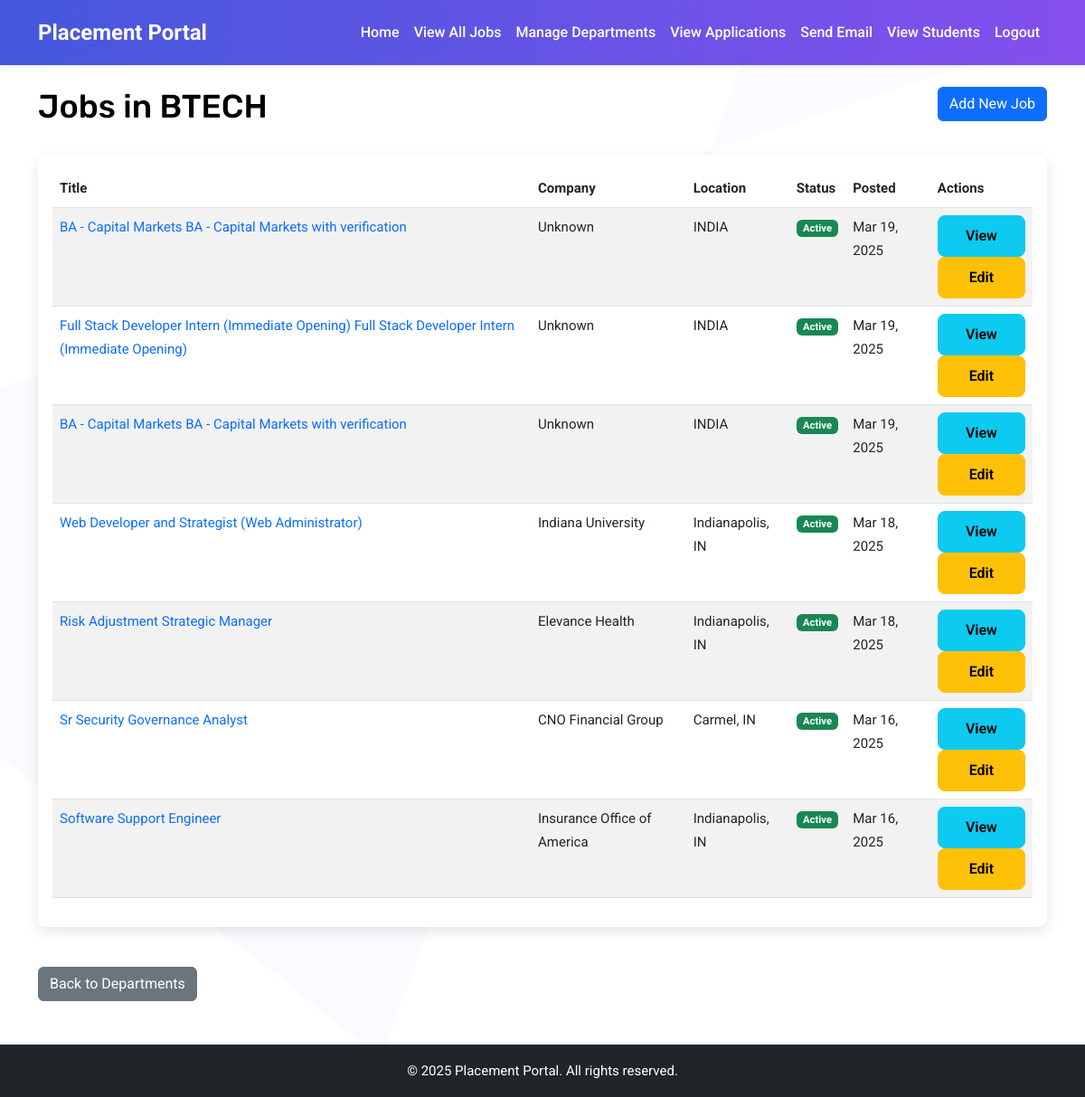
Screenshot of /departments/2/jobs/ (signed in) with the database file from the repository.
### jobs/models.py (models this page shows, shortened)
class Department(models.Model):
    name = models.CharField(max_length=100)

class Job(models.Model):
    STATUS_CHOICES = (
        ('active', 'Active'),
        ('closed', 'Closed'),
        ('pending', 'Pending Review'),
    )
    title = models.CharField(max_length=200)
    company = models.CharField(max_length=200)
    description = models.TextField()
    requirements = models.TextField()
    location = models.CharField(max_length=200)
    salary = models.CharField(max_length=100, blank=True, null=True)
    url = models.URLField(blank=True, null=True)
    status = models.CharField(max_length=20, choices=STATUS_CHOICES, default='active')
    departments = models.ManyToManyField(Department, related_name='jobs', blank=True)
    date_posted = models.DateTimeField(auto_now_add=True)
    created_by = models.ForeignKey(User, on_delete=models.CASCADE, related_name='created_jobs')
    class Meta:
        ordering = ['-date_posted']

### jobs/views.py (the view)
    def wrapper(request, *args, **kwargs):
        if not request.user.is_placement_officer():
            messages.error(request, "You don't have permission to access this page.")
            return redirect('dashboard')
        return view_func(request, *args, **kwargs)

### jobs/views.py (called while the page is built)
def plo_required(view_func):
    def wrapper(request, *args, **kwargs):
        if not request.user.is_placement_officer():
            messages.error(request, "You don't have permission to access this page.")
            return redirect('dashboard')
        return view_func(request, *args, **kwargs)
    return wrapper

@login_required
@plo_required
def department_jobs(request, dept_id):
    department = get_object_or_404(Department, id=dept_id)
    jobs = department.jobs.all()
    return render(request, 'jobs/department_jobs.html', {
        'department': department,
        'jobs': jobs
    })

### users/models.py (called while the page is built)
    def is_student(self):
        return self.user_type == 'student'

    def is_placement_officer(self):
        return self.user_type == 'placement_officer'

### jobs/templates/jobs/department_jobs.html (shortened to what this page needs)
{% extends 'main/base.html' %}
{% block content %}
<div class="row mb-4">
    <div class="col-md-8">
        <h1>Jobs in {{ department.name }}</h1>
    </div>
    <div class="col-md-4 text-end">
        <a href="{% url 'job_create' %}" class="btn btn-primary">Add New Job</a>
    </div>
</div>
<div class="row">
    <div class="col-md-12">
        <div class="card">
            <div class="card-body">
                <div class="table-responsive">
                    <table class="table table-striped">
                        <thead>
                            <tr>
                                <th>Title</th>
                                <th>Company</th>
                                <th>Location</th>
                                <th>Status</th>
                                <th>Posted</th>
                                <th>Actions</th>
                            </tr>
                        </thead>
                        <tbody>
                            {% for job in jobs %}
                            <tr>
                                <td><a href="{% url 'job_detail' job.id %}">{{ job.title }}</a></td>
                                <td>{{ job.company }}</td>
                                <td>{{ job.location }}</td>
                                <td>
                                    {% if job.status == 'active' %}
                                    <span class="badge bg-success">Active</span>
                                    {% elif job.status == 'closed' %}
                                    <span class="badge bg-danger">Closed</span>
                                    {% else %}
                                    <span class="badge bg-warning">Pending</span>
                                    {% endif %}
                                </td>
                                <td>{{ job.date_posted|date:"M d, Y" }}</td>
                                <td>
                                    <a href="{% url 'job_detail' job.id %}" class="btn btn-sm btn-info">View</a>
                                    <a href="{% url 'job_edit' job.id %}" class="btn btn-sm btn-warning">Edit</a>
                                </td>
                            </tr>
                            {% empty %}
                            <tr>
                                <td colspan="6" class="text-center">No jobs found for this department.</td>
                            </tr>
                            {% endfor %}
                        </tbody>
                    </table>
                </div>
            </div>
        </div>
    </div>
</div>
<div class="row mt-4">
    <div class="col-md-12">
        <a href="{% url 'department_list' %}" class="btn btn-secondary">Back to Departments</a>
    </div>
</div>
{% endblock %}

### rows the page displays
Department: name "BTECH"
Job: title "BA - Capital Markets BA - Capital Markets with verification", company "Unknown", location "INDIA", status "Active", date_posted "Mar 19, 2025"
Job: title "Full Stack Developer Intern (Immediate Opening) Full Stack Developer Intern (Immediate Opening)", company "Unknown", location "INDIA", status "Active", date_posted "Mar 19, 2025"
Job: title "BA - Capital Markets BA - Capital Markets with verification", company "Unknown", location "INDIA", status "Active", date_posted "Mar 19, 2025"
Job: title "Web Developer and Strategist (Web Administrator)", company "Indiana University", location "Indianapolis, IN", status "Active", date_posted "Mar 18, 2025"
Job: title "Risk Adjustment Strategic Manager", company "Elevance Health", location "Indianapolis, IN", status "Active", date_posted "Mar 18, 2025"
Job: title "Sr Security Governance Analyst", company "CNO Financial Group", location "Carmel, IN", status "Active", date_posted "Mar 16, 2025"
Job: title "Software Support Engineer", company "Insurance Office of America", location "Indianapolis, IN", status "Active", date_posted "Mar 16, 2025"
